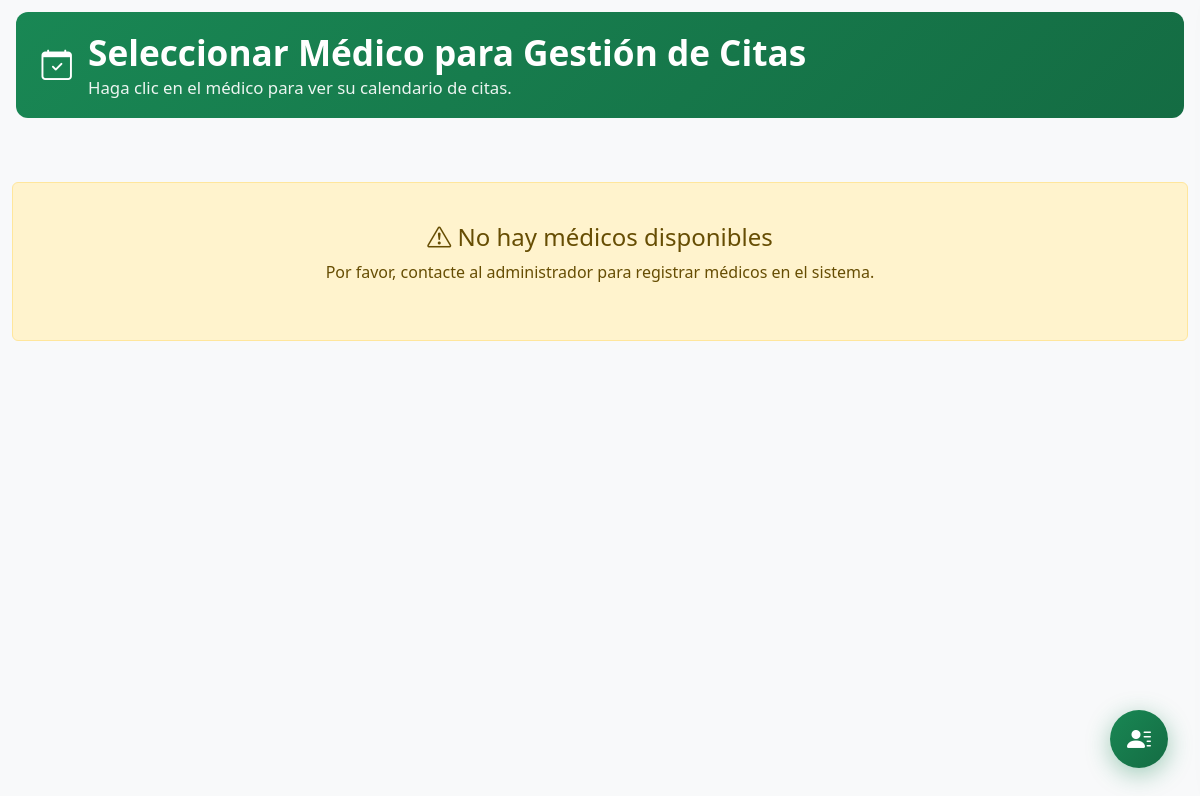
The page /citas_medico.php on the database as committed earlier.
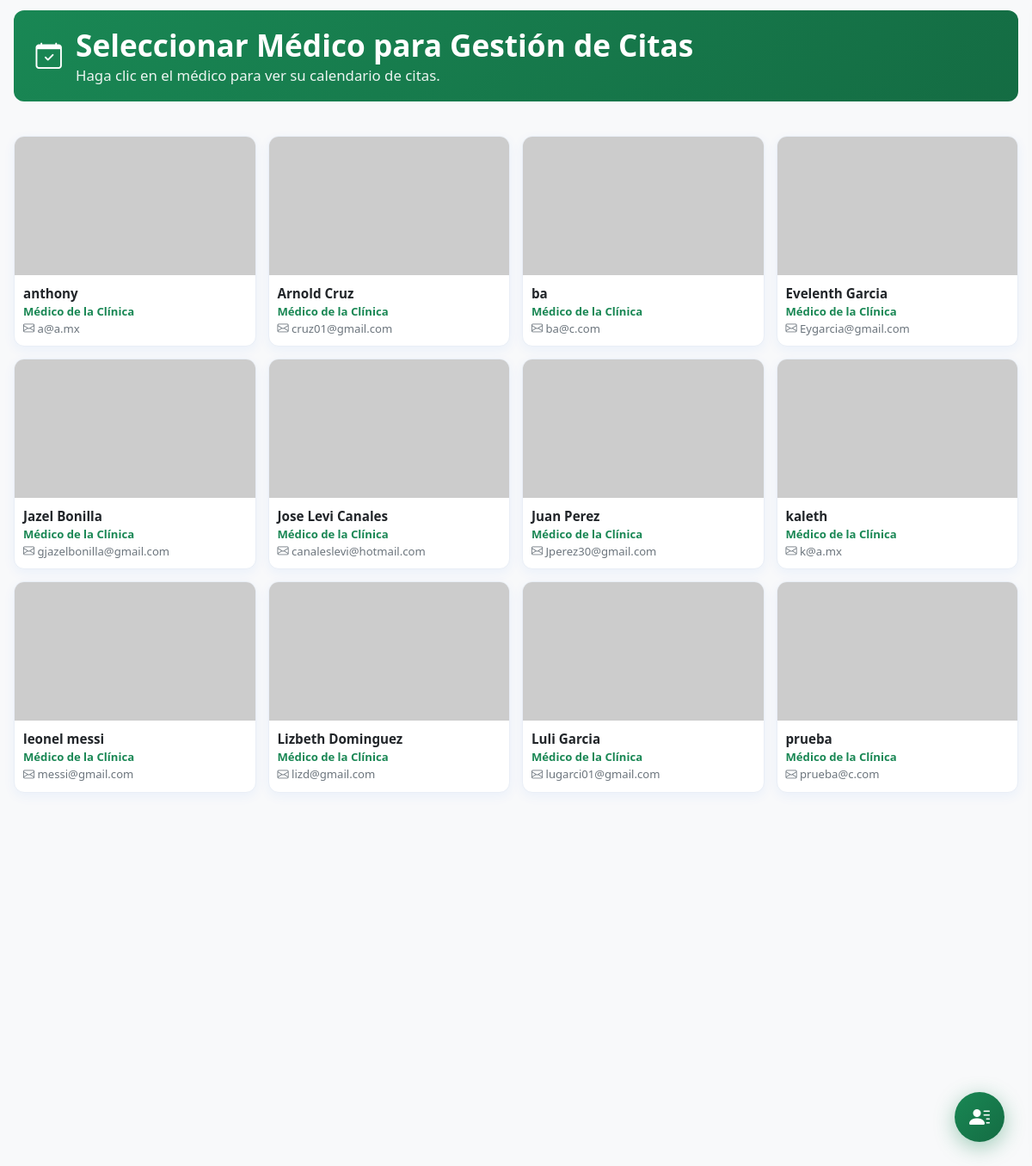
The same page on the database as committed later.
### tables this page shows
CREATE TABLE `usuarios` (
  `id_usuarios` int(15) NOT NULL,
  `Nombre_completo` varchar(50) NOT NULL,
  `Correo_electronico` varchar(50) NOT NULL,
  `Usuario` varchar(50) NOT NULL,
  `Contrasena` varchar(255) NOT NULL,
  `rol` enum('Medico','Paciente','Administrador') NOT NULL DEFAULT 'Paciente'
);

### citas_medico.php (the view, shortened to what this page needs)
<?php
require_once __DIR__ . '/db_connection.php';
$conn = $conexion;
function post($key, $default = null) { return isset($_POST[$key]) ? trim($_POST[$key]) : $default; }
function get($key, $default = null) { return isset($_GET[$key]) ? trim($_GET[$key]) : $default; }
$medico_id = intval(get('medico_id', post('medico_id', 0)));
$medicos = [];
$stmt = $conn->prepare("SELECT id_usuarios, Nombre_completo, Correo_electronico, COALESCE(especialidad, '') AS especialidad, COALESCE(imagen, '') AS imagen, COALESCE(telefono, '') AS telefono FROM usuarios WHERE Rol = 'Medico' ORDER BY Nombre_completo ASC");
if ($stmt) {
    $stmt->execute();
    $result = $stmt->get_result();
        while ($row = $result->fetch_assoc()) {
            $img = '';
            $medicos[(int)$row['id_usuarios']] = [
                'nombre' => $row['Nombre_completo'],
                'email' => $row['Correo_electronico'],
                'especialidad' => $row['especialidad'] ?: 'Médico de la Clínica',
                'telefono' => $row['telefono'] ?? '',
                'imagen' => $img
            ];
        }
}
if ($medico_id === 0) {
    ?>
    <!DOCTYPE html>
    <html lang="es">
    <head>
        <link href="https://cdn.jsdelivr.net/npm/bootstrap@5.3.0/dist/css/bootstrap.min.css" rel="stylesheet">
        <link rel="stylesheet" href="https://cdn.jsdelivr.net/npm/bootstrap-icons@1.10.0/font/bootstrap-icons.css">
    </head>
    <body>
        <div class="header-section d-flex align-items-center gap-3" style="position:relative;">
            <div class="medical-icon"><i class="bi bi-calendar-check"></i></div>
            <div>
                <h1>Seleccionar Médico para Gestión de Citas</h1>
                <p>Haga clic en el médico para ver su calendario de citas.</p>
            </div>
        </div>
        <div class="container-fluid py-4 selection-container">
                    <?php if (empty($medicos)): ?>
                        <div class="alert alert-warning text-center mt-4" style="padding:40px;">
                            <h4><i class="bi bi-exclamation-triangle"></i> No hay médicos disponibles</h4>
                            <p>Por favor, contacte al administrador para registrar médicos en el sistema.</p>
                        </div>
                    <?php else: ?>
                        <div class="medicos-grid">
                        <?php foreach ($medicos as $id => $medico): ?>
                            <?php
                                $cardCover = $medico['imagen'] ? $medico['imagen'] : ('https://ui-avatars.com/api/?name=' . urlencode($medico['nombre']) . '&background=e8f5e9&color=198754&bold=true&size=300&font-size=0.4');
                            ?>
                            <div class="medico-card-wrap" data-medico-id="<?php echo (int)$id; ?>">
                                <div class="cardx" onclick="selectMedico(<?php echo (int)$id; ?>)">
                                    <img src="<?php echo htmlspecialchars($cardCover); ?>" alt="">
                                    <div class="info">
                                        <div class="name"><?php echo htmlspecialchars($medico['nombre']); ?></div>
                                        <div class="meta" style="color:#198754;font-weight:600;"><?php echo htmlspecialchars($medico['especialidad']); ?></div>
                                        <div class="meta"><i class="bi bi-envelope"></i> <?php echo htmlspecialchars($medico['email']); ?></div>
                                    </div>
                                </div>
                            </div>
                        <?php endforeach; ?>
                        </div>
                    <?php endif; ?>
        </div>
        <button class="smd-fab" id="smdFab" onclick="openDrawer()" title="Médicos Disponibles">
            <i class="bi bi-person-lines-fill"></i>
        </button>
    </body>
    </html>
    <?php
    exit;
}
?>

Rows that differ between the two databases and show on the page:
added usuarios: Nombre_completo "anthony", especialidad "Médico de la Clínica", Correo_electronico "a@a.mx"
added usuarios: Nombre_completo "Arnold Cruz", especialidad "Médico de la Clínica", Correo_electronico "cruz01@gmail.com"
added usuarios: Nombre_completo "ba", especialidad "Médico de la Clínica", Correo_electronico "ba@c.com"
now on this page (row edited): usuarios: Nombre_completo "Evelenth Garcia", especialidad "Médico de la Clínica", Correo_electronico "Eygarcia@gmail.com"
added usuarios: Nombre_completo "Jazel Bonilla", especialidad "Médico de la Clínica", Correo_electronico "gjazelbonilla@gmail.com"
now on this page (row edited): usuarios: Nombre_completo "Jose Levi Canales", especialidad "Médico de la Clínica", Correo_electronico "canaleslevi@hotmail.com"
now on this page (row edited): usuarios: Nombre_completo "Juan Perez", especialidad "Médico de la Clínica", Correo_electronico "Jperez30@gmail.com"
added usuarios: Nombre_completo "kaleth", especialidad "Médico de la Clínica", Correo_electronico "k@a.mx"
added usuarios: Nombre_completo "leonel messi", especialidad "Médico de la Clínica", Correo_electronico "messi@gmail.com"
added usuarios: Nombre_completo "Lizbeth Dominguez", especialidad "Médico de la Clínica", Correo_electronico "lizd@gmail.com"
added usuarios: Nombre_completo "Luli Garcia", especialidad "Médico de la Clínica", Correo_electronico "lugarci01@gmail.com"
added usuarios: Nombre_completo "prueba", especialidad "Médico de la Clínica", Correo_electronico "prueba@c.com"
Other text that changed with them:
text no longer shown: "No hay médicos disponibles Por favor, contacte al administrador para registrar médicos en el sistema."
